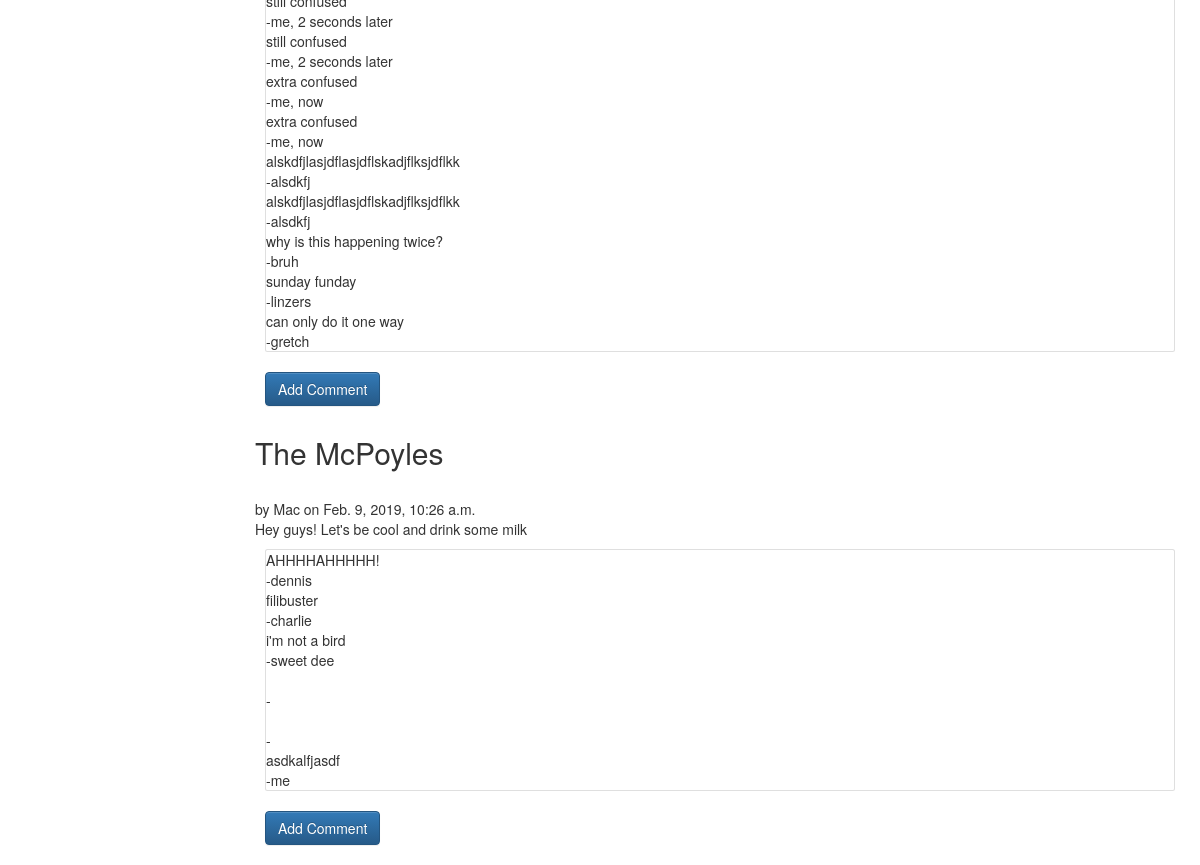
The page /blog/ (lower part) on the database as committed earlier.
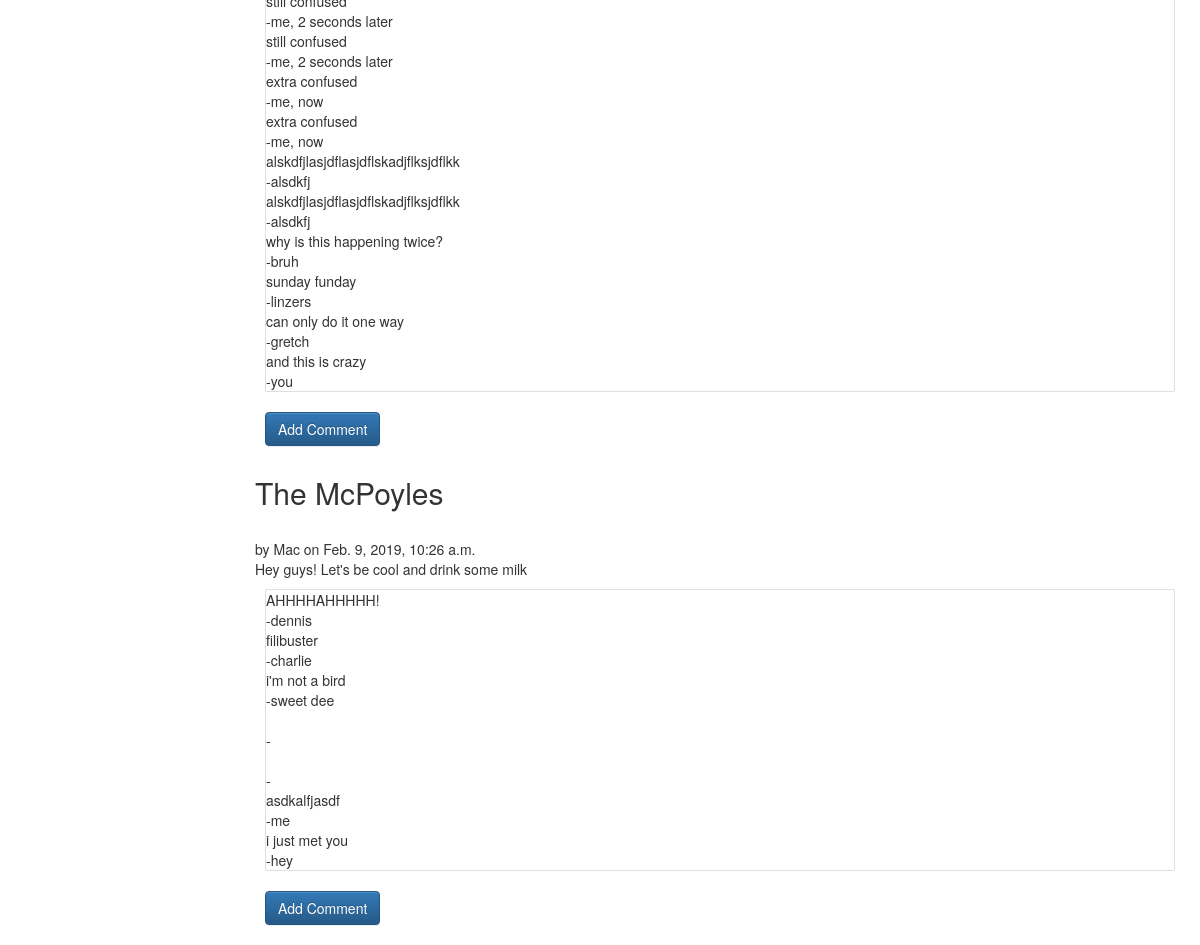
The same page on the database as committed later.
### blog/models.py (models this page shows, shortened)
class Comment(models.Model):
    date = models.DateTimeField()
    author= models.CharField(max_length=200)
    text =  models.TextField(default="")

class Post(models.Model):
    id= models.IntegerField(primary_key=True)
    title = models.CharField(max_length=200)
    date = models.DateTimeField()
    author= models.ForeignKey(Owner, on_delete=models.CASCADE)
    text= models.TextField(default="")
    comments= models.ManyToManyField(Comment)

class Owner(models.Model):
    name = models.CharField(max_length=200)
    def __str__(self):
        return self.name

### blog/views.py (the view)
# urls.py: path('', views.index, name='index'),
def index(request):
    if request.method == "POST":
        form = CommentForm(request.POST)
        author = request.POST['author']
        text= request.POST['text']
        postId= request.POST['post_Id']
        date = datetime.now()
        comment = Comment.objects.create(author=author, text=text, date= date)
        curr_post= Post.objects.get(id= postId)
        curr_post.comments.add(comment)
        curr_post.save()
        return redirect('/blog/')
    else:
        form= CommentForm()
    posts= Post.objects.all()
    context={'blog_posts': posts, 'form': form}
    return render(request, "blog_page.html", context)

### myblog/templates/blog_page.html (shortened to what this page needs)
<!DOCTYPE html>
<html>
<head>
  <link rel="stylesheet" href="https://stackpath.bootstrapcdn.com/bootstrap/4.2.1/css/bootstrap.min.css">
<link rel="stylesheet" href="https://maxcdn.bootstrapcdn.com/bootstrap/3.3.7/css/bootstrap.min.css">
<link rel="stylesheet" href="https://maxcdn.bootstrapcdn.com/bootstrap/3.3.7/css/bootstrap-theme.min.css">
</head>
<body>
  {% block content %}
  <div class="col-sm-10">
    <ul>
      <li >
        {% for post in blog_posts %}
        <h2 id="post_{{post.id}}">{{ post.title}}</h2> <br/>
          by {{ post.author}} on {{ post.date }} <br/>
          {{ post.text }}  <br/>
          <div class="card m-3">
            {% for comment in post.comments.all %}
            {{comment.text}} <br/>
            -{{comment.author}}<br/>
            {% endfor %}
          </div>
      <button class= "btn btn-primary m-3 " type="button" id= "new_comm_{{post.id}}" onclick="showForm({{post.id}})">Add Comment</button>
      {% endfor %}
    </li>
  </ul>
</div>
  {% endblock content %}
</body>
</html>

Rows that differ between the two databases and show on the page:
added Comment: text "and this is crazy", author "you", shown under Post (number 1 of 2 on the later page)
added Comment: text "i just met you", author "hey", shown under Post "The McPoyles"
